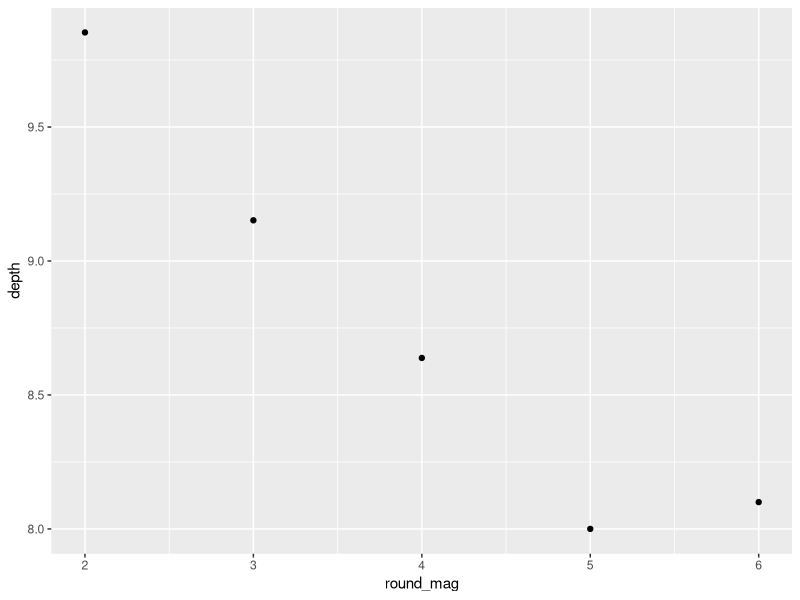

The R script that drew this image:
## ---- chunk 1
# Load tidyverse but don't display messages.
library(tidyverse)
## ---- chunk 2
earthquakes <- read_csv('earthquakes.csv')
## ---- chunk 3
depth_by_magnitude <- earthquakes %>%
  mutate(round_mag = round(Magnitude)) %>%
  group_by(round_mag) %>%
  summarize(depth = mean(Depth_Km))
depth_by_magnitude
## ---- chunk 4
depth_by_magnitude %>%
  ggplot() +
  geom_point(mapping = aes(x = round_mag, y = depth))
